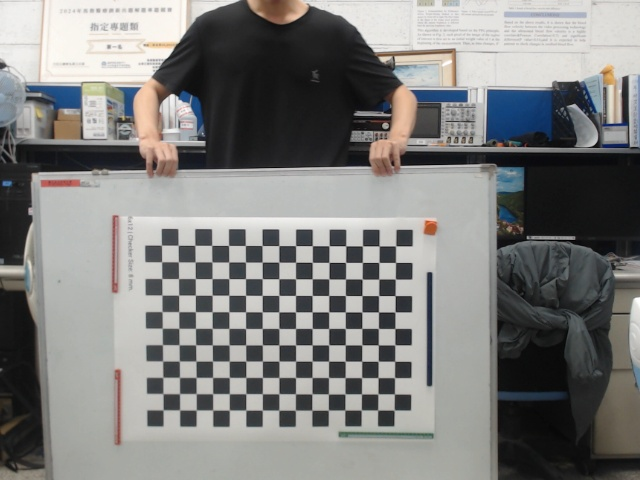
#> input picture auto stereo picture/captured_images/1/camera_1_0.jpg, 640 x 480 px, given in place of the camera
$ python 3d_object_detection.py   (older library calls are emulated)
#> lines starting #> are read from the running program, lines starting #| are printed output that depends on the picture; after the words box and inside, x2 and y2 are one past the last pixel; in counts of white or black regions, pixels touching at a corner belong together
#> further down, left_frame is the input picture: shape (480, 640, 3); mean B, G, R 125.8, 127.3, 127.3
import cv2
import numpy as np

# 讀取左右鏡頭圖像
left_cam = cv2.VideoCapture(0)   # 左鏡頭
right_cam = cv2.VideoCapture(1)  # 右鏡頭

# 配置立體匹配器
stereo = cv2.StereoBM_create(numDisparities=16, blockSize=15)

# 校正和視差計算函數
def calculate_depth_map(left_image, right_image):
    # 轉換為灰度圖
    gray_left = cv2.cvtColor(left_image, cv2.COLOR_BGR2GRAY)
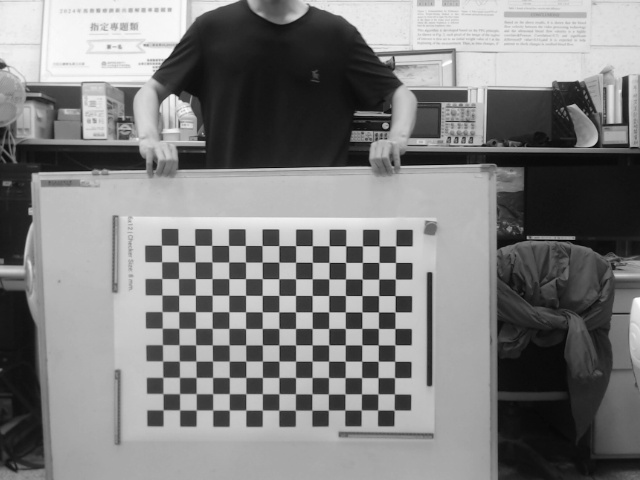
#> gray_left: shape (480, 640); min 0, max 255, mean 127.2
    gray_right = cv2.cvtColor(right_image, cv2.COLOR_BGR2GRAY)

    # 計算視差
    disparity = stereo.compute(gray_left, gray_right)
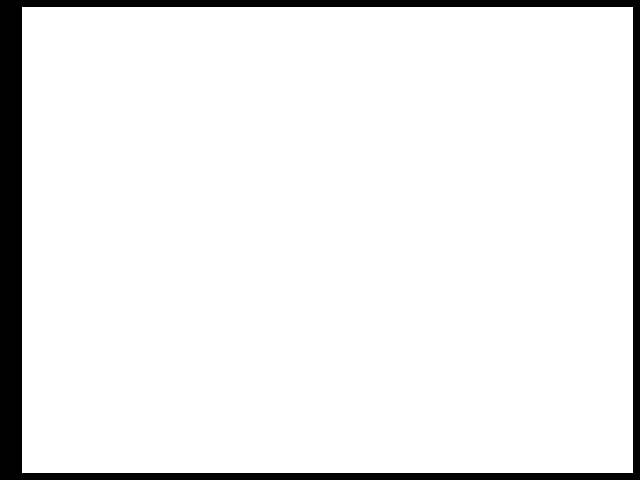
#> disparity: shape (480, 640) int16; values -16 (black) and 0 (white), 92.7% white; 1 black region, box (x1, y1, x2, y2) and area: (0, 0, 640, 480) 22474
    depth_map = cv2.normalize(disparity, None, 0, 255, cv2.NORM_MINMAX, cv2.CV_8U)
    return depth_map

# 主循環
while True:
    # 讀取左右圖像
    ret_left, left_frame = left_cam.read()
    ret_right, right_frame = right_cam.read()

    if not ret_left or not ret_right:
        print("無法獲取攝像機畫面")
        break

    # 計算深度圖
    depth_map = calculate_depth_map(left_frame, right_frame)

    # 使用人臉檢測作為示例
    face_cascade = cv2.CascadeClassifier(cv2.data.haarcascades + 'haarcascade_frontalface_default.xml')
    faces = face_cascade.detectMultiScale(left_frame, 1.3, 5)
#> faces = ()

    # 在人臉處標記深度
    for (x, y, w, h) in faces:
        cv2.rectangle(left_frame, (x, y), (x+w, y+h), (0, 255, 0), 2)
        face_center = (x + w//2, y + h//2)
        depth = depth_map[face_center[1], face_center[0]]

        # 顯示深度信息
        cv2.putText(left_frame, f"Depth: {depth} mm", (x, y - 10),
                    cv2.FONT_HERSHEY_SIMPLEX, 0.5, (0, 255, 0), 1)
#> this loop made 0 passes

    # 顯示結果
    cv2.imshow("Left Camera", left_frame)
    cv2.imshow("Depth Map", depth_map)

    if cv2.waitKey(1) & 0xFF == ord('q'):
#> (key q is pressed here)
        break

# 釋放資源
left_cam.release()
right_cam.release()
cv2.destroyAllWindows()

$ run again, on auto stereo picture/captured_images/1/camera_1_1.jpg
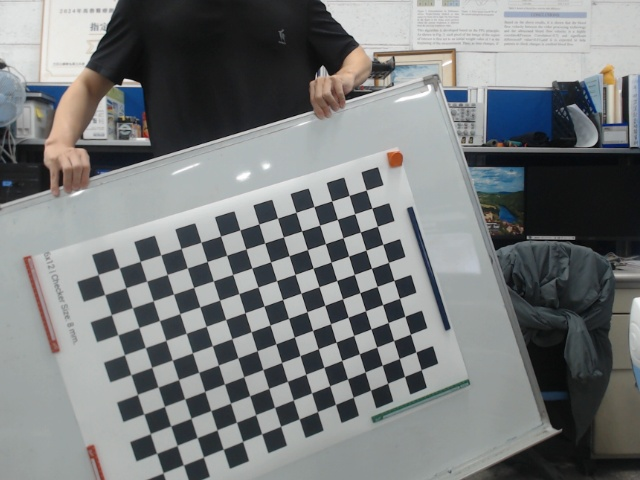
#> input picture auto stereo picture/captured_images/1/camera_1_1.jpg, 640 x 480 px, given in place of the camera
#> left_frame is the input picture: shape (480, 640, 3); mean B, G, R 123.6, 122.9, 120
#> in calculate_depth_map, `gray_left = cv2.cvtColor(left_image, cv2.COLOR_BGR2GRAY)`:
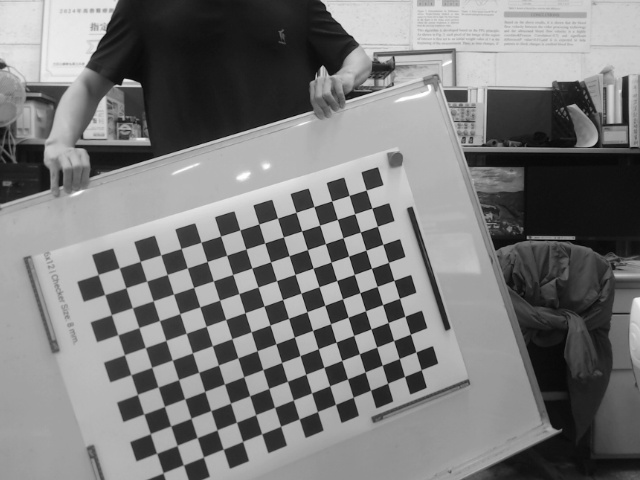
#> gray_left: shape (480, 640); min 0, max 255, mean 122.1
#> disparity: shape (480, 640) int16; values -16 (black) and 0 (white), 92.7% white; 1 black region, box (x1, y1, x2, y2) and area: (0, 0, 640, 480) 22474
#> faces = ()

$ run again, on auto stereo picture/captured_images/1/camera_1_12.jpg
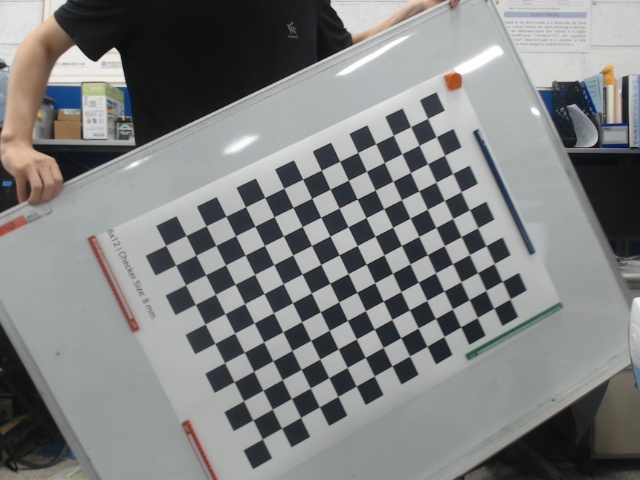
#> input picture auto stereo picture/captured_images/1/camera_1_12.jpg, 640 x 480 px, given in place of the camera
#> left_frame is the input picture: shape (480, 640, 3); mean B, G, R 128.6, 128.8, 127.4
#> in calculate_depth_map, `gray_left = cv2.cvtColor(left_image, cv2.COLOR_BGR2GRAY)`:
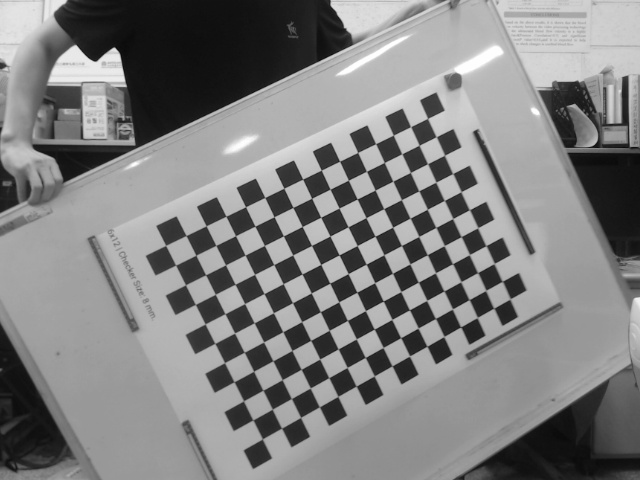
#> gray_left: shape (480, 640); min 9, max 255, mean 128.4
#> disparity: shape (480, 640) int16; values -16 (black) and 0 (white), 92.7% white; 2 black regions, box (x1, y1, x2, y2) and area: (0, 0, 640, 480) 22474, (89, 402, 96, 415) 73
#> faces = ()
